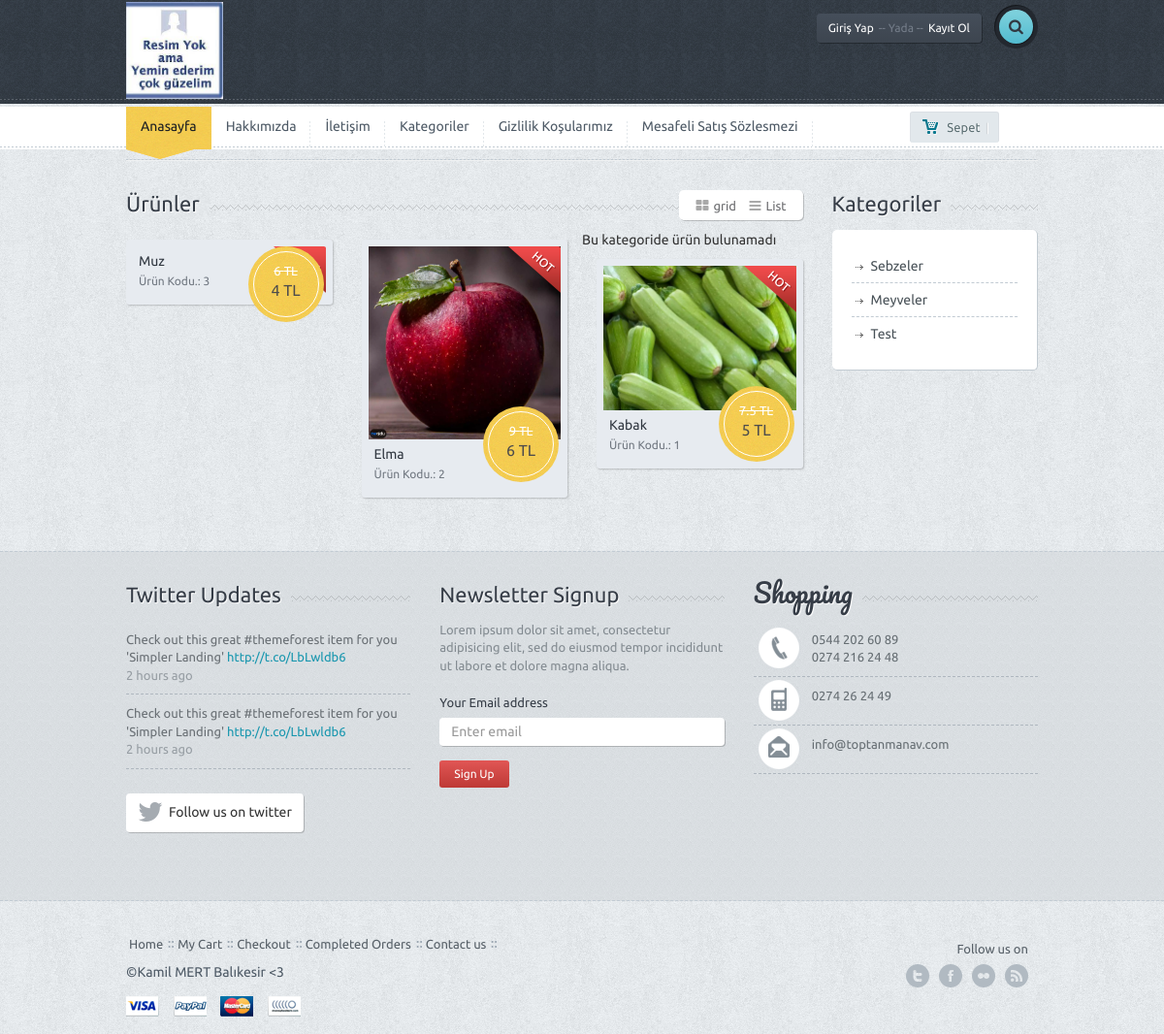
Screenshot of /kategoriler.php with the database file from the repository.
### tables this page shows
CREATE TABLE `ayar` (
  `ayar_id` int(11) NOT NULL,
  `ayar_logo` varchar(255) NOT NULL,
  `ayar_url` varchar(50) NOT NULL,
  `ayar_title` varchar(255) NOT NULL,
  `ayar_description` varchar(255) NOT NULL,
  `ayar_keywords` varchar(50) NOT NULL,
  `ayar_author` varchar(50) NOT NULL,
  `ayar_tel` varchar(50) NOT NULL,
  `ayar_gsm` varchar(50) NOT NULL,
  `ayar_faks` varchar(50) NOT NULL,
  `ayar_mail` varchar(50) NOT NULL,
  `ayar_ilce` varchar(50) NOT NULL,
  `ayar_il` varchar(50) NOT NULL,
  `ayar_adres` varchar(250) NOT NULL,
  `ayar_mesai` varchar(250) NOT NULL,
  `ayar_maps` varchar(250) NOT NULL,
  `ayar_analystic` varchar(50) NOT NULL,
  `ayar_zopim` varchar(250) NOT NULL,
  `ayar_facebook` varchar(50) NOT NULL,
  `ayar_twitter` varchar(50) NOT NULL,
  `ayar_google` varchar(50) NOT NULL,
  `ayar_youtube` varchar(50) NOT NULL,
  `ayar_smtphost` varchar(50) NOT NULL,
  `ayar_smtppasword` varchar(50) NOT NULL,
  `ayar_smtpport` varchar(50) NOT NULL,
  `ayar_bakim` enum('0','1') NOT NULL DEFAULT '1'
);

CREATE TABLE `menu` (
  `menu_id` int(11) NOT NULL,
  `menu_ust` varchar(50) NOT NULL,
  `menu_ad` varchar(100) NOT NULL,
  `menu_detay` text NOT NULL,
  `menu_url` varchar(250) NOT NULL,
  `menu_sira` int(2) NOT NULL,
  `menu_durum` enum('0','1') NOT NULL,
  `menu_seourl` varchar(250) NOT NULL
);

CREATE TABLE `urun` (
  `urun_id` int(11) NOT NULL,
  `kategori_id` int(11) NOT NULL,
  `urun_zaman` timestamp NOT NULL DEFAULT current_timestamp(),
  `urun_ad` varchar(255) NOT NULL,
  `urun_seourl` varchar(255) NOT NULL,
  `urun_detay` text NOT NULL,
  `urun_fiyat` float(9,2) NOT NULL,
  `urun_keyword` varchar(250) NOT NULL,
  `urun_stok` int(11) NOT NULL,
  `urun_durum` enum('0','1') NOT NULL DEFAULT '1',
  `urun_onecikar` enum('0','1') NOT NULL DEFAULT '0'
);

CREATE TABLE `urunfoto` (
  `urunfoto_id` int(11) NOT NULL,
  `urun_id` int(11) NOT NULL,
  `urunfoto_resimyol` varchar(255) NOT NULL,
  `urunfoto_sira` int(11) NOT NULL
);

CREATE TABLE `kategori` (
  `kategori_id` int(11) NOT NULL,
  `kategori_ad` varchar(100) NOT NULL,
  `kategori_ust` int(2) NOT NULL,
  `kategori_seourl` varchar(255) NOT NULL,
  `kategori_sira` int(11) NOT NULL,
  `kategori_durum` enum('0','1') NOT NULL DEFAULT '1'
);

### nedmin/production/fonksiyon.php (called while the page is built, shortened)
<?php
function seo($text)
{
    $find = array('Ç', 'Ş', 'Ğ', 'Ü', 'İ', 'Ö', 'ç', 'ş', 'ğ', 'ü', 'ö', 'ı', '+', '#', '.');
    $replace = array('c', 's', 'g', 'u', 'i', 'o', 'c', 's', 'g', 'u', 'o', 'i', 'plus', 'sharp', '-');
    $text = strtolower(str_replace($find, $replace, $text));
    $text = preg_replace("@[^A-Za-z0-9\-_\.\+]@i", ' ', $text);
    $text = trim(preg_replace('/\s+/', ' ', $text));
    $text = str_replace(' ', '-', $text);
    return $text;
}
?>

### kategoriler.php (the view, shortened to what this page needs)
<?php
include 'header.php';
if (isset($_GET['sef'])) {
	$kategorisor=$db->prepare("SELECT * FROM kategori where kategori_seourl=:seourl");
	$kategorisor->execute(array(
		'seourl' => $_GET['sef']
		));
	$kategoricek=$kategorisor->fetch(PDO::FETCH_ASSOC);
	 $kategori_id=$kategoricek['kategori_id'];
	$urunsor=$db->prepare("SELECT * FROM urun where kategori_id=:kategori_id order by urun_id DESC");
	$urunsor->execute(array(
		'kategori_id' => $kategori_id
		));
	$say=$urunsor->rowCount();
} else {
	$urunsor=$db->prepare("SELECT * FROM urun order by urun_id DESC");
	$urunsor->execute();
}
?>
<div class="container">
	<div class="lines"></div>
</div>
<div class="container">
	<div class="row">
		<div class="col-md-9">
			<div class="title-bg">
				<div class="title">Ürünler</div>
				<div class="title-nav">
					<a href="javascripti:void(0);"><i class="fa fa-th-large"></i>grid</a>
					<a href="javascripti:void(0);"><i class="fa fa-bars"></i>List</a>
				</div>
			</div>
			<div class="row prdct">
				<?php
				if ($say==0) {
					echo "Bu kategoride ürün bulunamadı";
				}
				while($uruncek=$urunsor->fetch(PDO::FETCH_ASSOC)) {
					$urun_id=$uruncek['urun_id'];
					$urunfotosor=$db->prepare("SELECT * FROM urunfoto where urun_id=:urun_id order by urunfoto_sira ASC limit 1 ");
					$urunfotosor->execute(array(
						'urun_id' => $urun_id
						));
					$urunfotocek=$urunfotosor->fetch(PDO::FETCH_ASSOC);
					?>
					<div class="col-md-4">
						<div class="productwrap">
							<div class="pr-img">
								<div class="hot"></div>
								<a href="urun-<?=seo($uruncek["urun_ad"]).'-'.$uruncek["urun_id"]?>"><img src="<?php echo $urunfotocek['urunfoto_resimyol'] ?>" alt="" class="img-responsive"></a>
								<div class="pricetag on-sale"><div class="inner on-sale"><span class="onsale"><span class="oldprice"><?php echo $uruncek['urun_fiyat']*1.50 ?> TL</span><?php echo $uruncek['urun_fiyat'] ?> TL</span></div></div>
							</div>
							<span class="smalltitle"><a href="product.htm"><?php echo $uruncek['urun_ad'] ?></a></span>
							<span class="smalldesc">Ürün Kodu.: <?php echo $uruncek['urun_id'] ?></span>
						</div>
					</div>
					<?php } ?>
				</div>
			</div>
			<?php include 'sidebar.php' ?>
		</div>
		<div class="spacer"></div>
	</div>
	<?php include 'footer.php'; ?>

### header.php (shortened to what this page needs)
<?php
include 'nedmin/netting/baglan.php';
include 'nedmin/production/fonksiyon.php';
if(!isset($_SESSION['userkullanici_mail'])){
	$mail=isset($_SESSION['userkullanici_mail']);
}
else{
	$mail=($_SESSION['userkullanici_mail']);
}
$kullanicisor=$db->prepare("SELECT * FROM kullanici where kullanici_mail=:mail");
$kullanicisor->execute(array(
	'mail' => ($mail)
));
$say=$kullanicisor->rowCount();
$kullanicicek=$kullanicisor->fetch(PDO::FETCH_ASSOC);
$ayarsor=$db->prepare("SELECT * FROM ayar where ayar_id=:id");
$ayarsor->execute(array(
	'id' => 0
));
$ayarcek=$ayarsor->fetch(PDO::FETCH_ASSOC);
?>
<!DOCTYPE html>
<html lang="en">
<head>
	<link href='font-awesome\css\font-awesome.css' rel="stylesheet" type="text/css">
	<link href="bootstrap\css\bootstrap.min.css" rel="stylesheet">
	<link rel="stylesheet" href="style.css">
	<link rel="stylesheet" href="css\owl.carousel.css">
	<link rel="stylesheet" href="css\owl.transitions.css">
</head>
<body>
	<div id="wrapper">
		<div class="header">
			<div class="container">
				<div class="row">
					<div class="col-xs-6 col-md-4 main-logo">
						<a href="index.php"><img width="100" src="<?php echo $ayarcek['ayar_logo'];?>" alt="logo" class="logo img-responsive"></a>
					</div>
					<div class="col-md-8">
						<div class="pushright">
							<div class="top">
								<?php if (!isset($_SESSION['userkullanici_mail'])) { ?>
									<a href="#" id="reg" class="btn btn-default btn-dark">Giriş Yap<span>-- Yada --</span>Kayıt Ol</a>
								<?php }else{ ?>
									<a href="#" class="btn btn-default btn-dark">Hoşgeldin<span>----</span><?php echo $kullanicicek['kullanici_adsoyad']; ?></a> <?php } ?>
									<div class="srch-wrap">
										<a href="#" id="srch" class="btn btn-default btn-search"><i class="fa fa-search"></i></a>
									</div>
								</div>
							</div>
						</div>
					</div>
				</div>
				<div class="dashed"></div>
			</div>
			<div class="main-nav">
				<div class="navbar navbar-default navbar-static-top">
					<div class="container">
						<div class="row">
							<div class="col-md-10">
								<div class="navbar-collapse collapse">
									<ul class="nav navbar-nav">
										<li><a href="index.php" class="active">Anasayfa</a><div class="curve"></div></li>
										<?php
										$menusor=$db->prepare("SELECT * FROM menu WHERE menu_durum=:durum ORDER BY menu_sira ASC limit 5");
										$menusor->execute(array(
											'durum' => 1
										));
										while($menucek=$menusor->fetch(PDO::FETCH_ASSOC)){
											?>
											<li><a href="<?php
											if(!empty($menucek['menu_url'])){
												echo $menucek['menu_url'];
											}
											else{
												echo "sayfa-".seo($menucek['menu_ad']);
											}
										?>"><?php echo $menucek['menu_ad'];?></a></li>
									<?php } ?>
								</ul>
							</div>
						</div>
						<div class="col-md-2 machart">
							<button id="popcart" class="btn btn-default btn-chart btn-sm "><span class="mychart">Sepet</span>|</button>
						</div>
					</div>
				</div>
	</div>

### sidebar.php
<?php $kategorisor=$db->prepare("SELECT * FROM kategori order by kategori_sira ASC");
$kategorisor->execute(); ?>
<div class="col-md-3">
				<div class="title-bg">
					<div class="title">Kategoriler</div>
				</div>
				<div class="categorybox">
					<ul>
					<?php while($kategoricek=$kategorisor->fetch(PDO::FETCH_ASSOC)){ $say++?>
						<li><a href="kategori-<?=seo($kategoricek["kategori_ad"]) ?>"><?php echo $kategoricek['kategori_ad']; ?></a></li>
					<?php } ?>
					</ul>
				</div>
			</div>

### footer.php (shortened to what this page needs)
<div class="f-widget">
		<div class="container">
			<div class="row">
				<div class="col-md-4">
					<div class="title-widget-bg">
						<div class="title-widget">Twitter Updates</div>
					</div>
					<ul class="tweets">
						<li>Check out this great #themeforest item for you
						'Simpler Landing' <a href="#">http://t.co/LbLwldb6 </a>
						<span>2 hours ago</span></li>
						<li class="lastone">Check out this great #themeforest item for you
						'Simpler Landing' <a href="#">http://t.co/LbLwldb6 </a>
						<span>2 hours ago</span></li>
					</ul>
					<a href="#" class="btn btn-default btn-follow"><i class="fa fa-twitter fa-2x"></i><div>Follow us on twitter</div></a>
				</div>
				<div class="col-md-4">
					<div class="title-widget-bg">
						<div class="title-widget">Newsletter Signup</div>
					</div>
					<div class="newsletter">
						<p>
							Lorem ipsum dolor sit amet, consectetur adipisicing elit, sed do eiusmod tempor incididunt ut labore et dolore magna aliqua.
						</p>
						<form role="form">
							<div class="form-group">
								<label>Your Email address</label>
								<input type="email" class="form-control newstler-input" id="exampleInputEmail1" placeholder="Enter email">
								<button class="btn btn-default btn-red btn-sm">Sign Up</button>
							</div>
						</form>
					</div>
				</div>
				<div class="col-md-4">
					<div class="title-widget-bg">
						<div class="title-widget-cursive">Shopping</div>
					</div>
					<ul class="contact-widget">
						<li class="fphone"><?php echo $ayarcek['ayar_tel']  ?><br> <?php echo $ayarcek['ayar_gsm']  ?></li>
						<li class="fmobile"><?php echo $ayarcek['ayar_faks']  ?></li>
						<li class="fmail lastone"><?php echo $ayarcek['ayar_mail']  ?></li>
					</ul>
				</div>
			</div>
			<div class="spacer"></div>
		</div>
	</div>
	<div class="footer">
		<div class="container">
			<div class="row">
				<div class="col-md-9">
					<ul class="footermenu">
						<li><a href="index-1.htm">Home</a></li>
						<li><a href="cart.htm">My Cart</a></li>
						<li><a href="checkout.htm">Checkout</a></li>
						<li><a href="order.htm">Completed Orders</a></li>
						<li><a href="contact.htm">Contact us</a></li>
					</ul>
					<div class="f-credit">&copy;<?php echo $ayarcek['ayar_author']  ?></div>
					<a href=""><div class="payment visa"></div></a>
					<a href=""><div class="payment paypal"></div></a>
					<a href=""><div class="payment mc"></div></a>
					<a href=""><div class="payment nh"></div></a>
				</div>
				<div class="col-md-3">
					<div class="followon">Follow us on</div>
					<div class="fsoc">
						<a href="http://<?php echo $ayarcek['ayar_twitter']  ?>" class="ftwitter">twitter</a>
						<a href="http://<?php echo $ayarcek['ayar_facebook']  ?>" class="ffacebook">facebook</a>
						<a href="http://<?php echo $ayarcek['ayar_youtube']  ?>" class="fflickr">flickr</a>
						<a href="http://<?php echo $ayarcek['ayar_google']  ?>" class="ffeed">feed</a>
					</div>
					<div class="clearfix"></div>
				</div>
			</div>
		</div>
	</div>
	</div>
  </body>
</html>

### rows the page displays
ayar: ayar_logo (picture), ayar_tel "0544 202 60 89", ayar_gsm "0274 216 24 48", ayar_faks "0274 26 24 49", ayar_mail "info@toptanmanav.com", ayar_author "Kamil MERT Balıkesir <3"
menu: menu_ad "Hakkımızda"
menu: menu_ad "İletişim"
menu: menu_ad "Kategoriler"
menu: menu_ad "Gizlilik Koşularımız"
menu: menu_ad "Mesafeli Satış Sözlesmezi"
urun: $uruncek['urun_fiyat']*1.50 "6", urun_fiyat "4", urun_ad "Muz", urun_id "3"
urun: urunfoto.urunfoto_resimyol (picture), $uruncek['urun_fiyat']*1.50 "9", urun_fiyat "6", urun_ad "Elma", urun_id "2"
urun: urunfoto.urunfoto_resimyol (picture), $uruncek['urun_fiyat']*1.50 "7.5", urun_fiyat "5", urun_ad "Kabak", urun_id "1"
kategori: kategori_ad "Sebzeler"
kategori: kategori_ad "Meyveler"
kategori: kategori_ad "Test"
